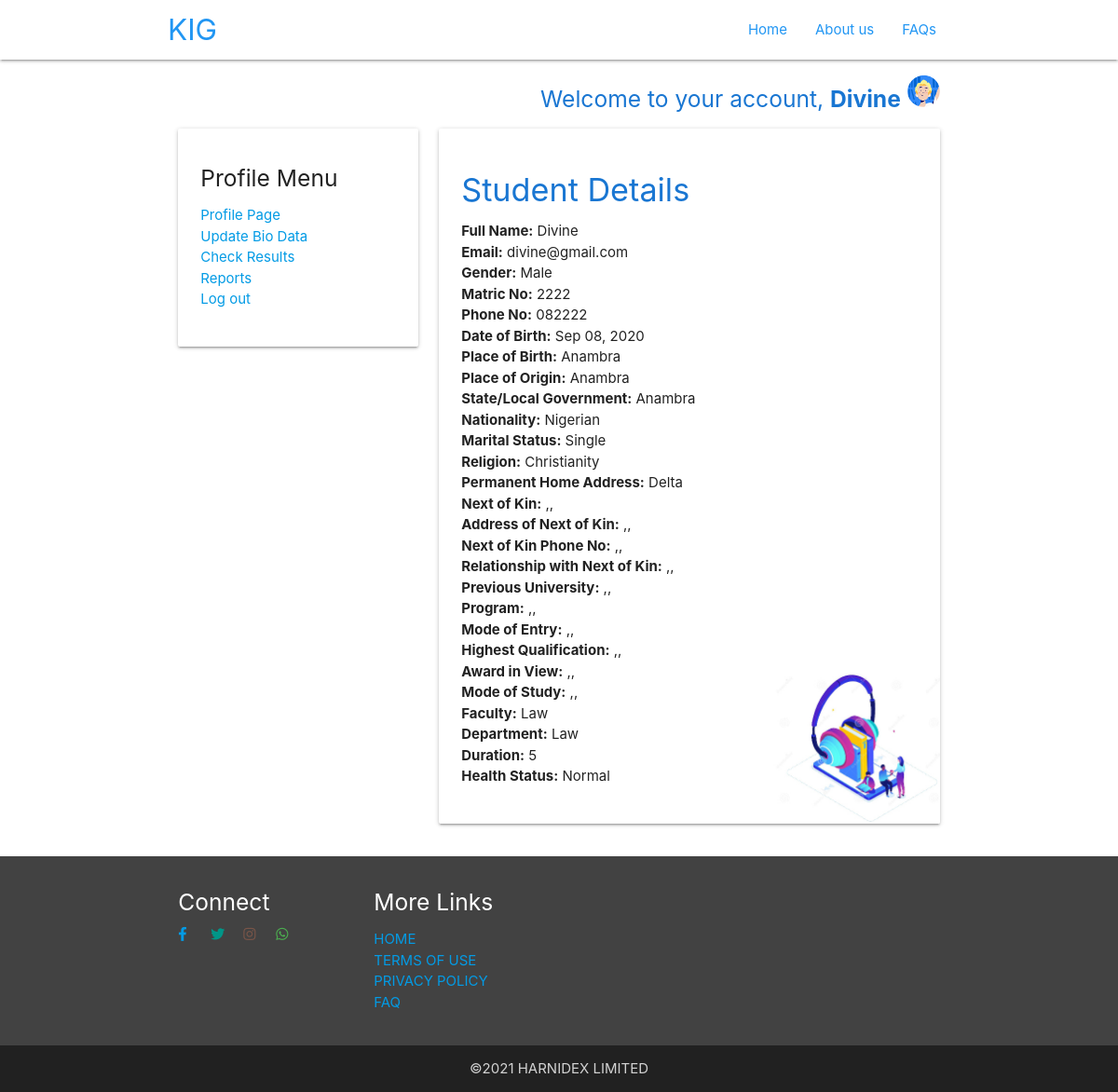
Page /dashboard (signed in) on the earlier database version.
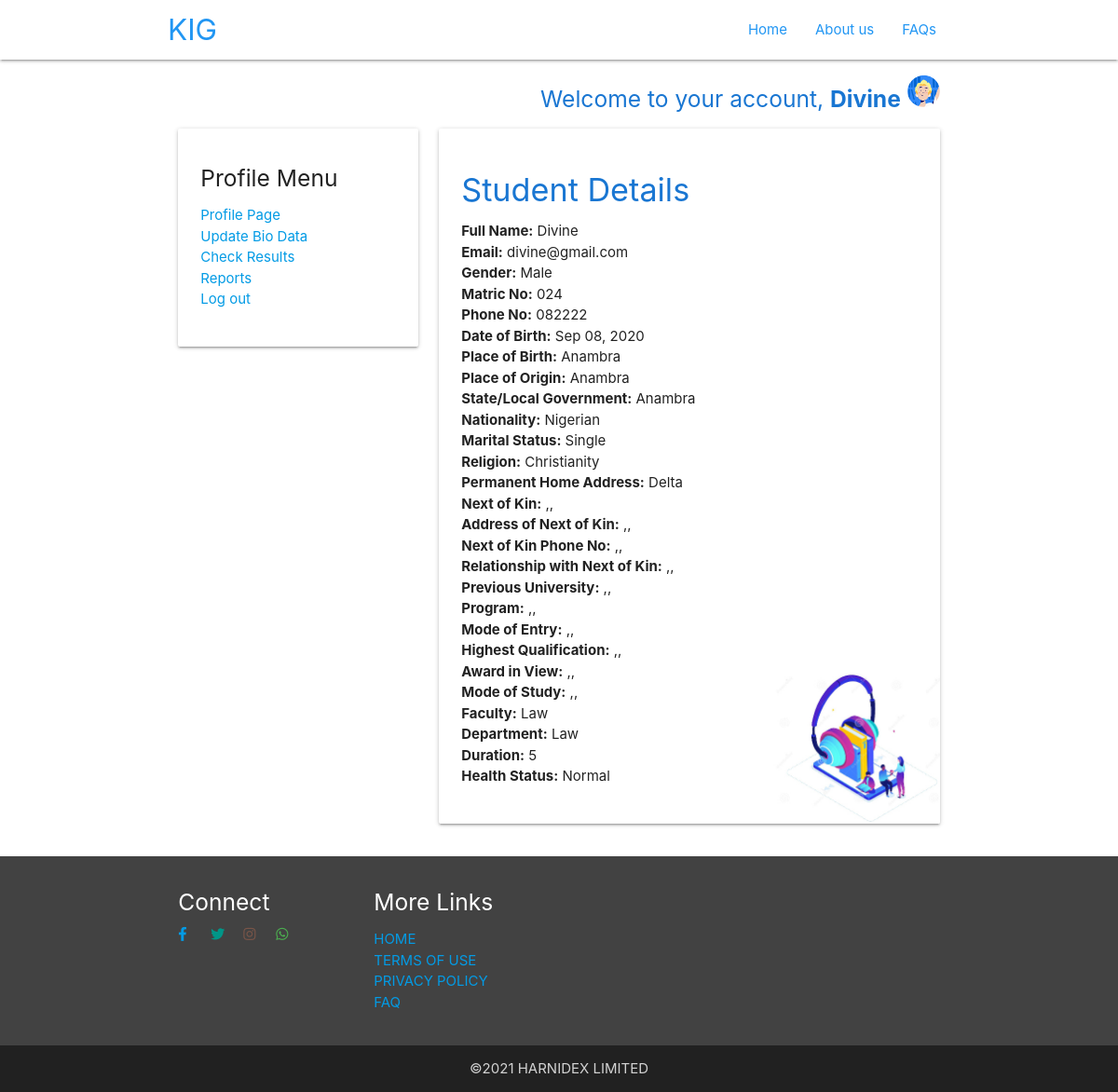
Same page on the later database version.
### app/models.py (models this page shows, shortened)
class User(db.Model):
    id = db.Column(db.Integer, primary_key=True)
    name = db.Column(db.String(50),index=True,unique=True)
    email = db.Column(db.String(120),unique=True)
    phone = db.Column(db.String(50))
    matric = db.Column(db.String(20),unique=True)
    gender = db.Column(db.String(10))
    role = db.Column(db.String(10))
    password_hash = db.Column(db.String(200),index=True,unique=True)
    reqistered = db.Column(db.DateTime(), default= datetime.utcnow())

### app/routes.py (the view)
@app.route('/dashboard')
def dashboard():
    logged_in = True
    if 'name' in session:
        name = session['name']
        password = session['password']
    else:
        name = request.cookies.get('name')
        password = request.cookies.get('password')
        if name is None or password is None:
            logged_in = False
            return redirect(url_for('login'))
    student_obj= User.query.filter(User.role =="Student").all()
    students=[]
    for item in student_obj:
        item_dict = {
        'name': item.name,
        'matric':item.matric,
        'gender':item.gender,
        'registered': item.reqistered,
        'id':item.id
        }
        students.append(item_dict)
    length= len(students)
    user = User.query.filter((User.name==name)&(User.password_hash == password)).first()
    info= Info.query.filter(Info.user_id==user.id).first()
    return render_template('dashboard.html',user=user,students=students,info=info,len=length)

### app/templates/dashboard.html (shortened to what the changed rows need)
<!DOCTYPE html>
<html lang="en">
<head>
    <link rel="stylesheet" href="../static/css/materialize.min.css">
    <link rel="stylesheet" href="../static/fontawesome-5.15/css/all.min.css">
</head>
<body>
    <main class="container">
        <div class="row">
          {% if user.role == "Admin"%}
          <div class="col s12">
            <h5 class="blue-text text-darken-2 right">Welcome to your account, <b>{{user.name}}</b> <img src="../static/img/Illustration3.png" height=35px width=auto></h5>
        </div>
            <div class="col s6 l3 z-depth-1">
                <h4>Profile Menu</h4>
                <ul class="links">
                    <li><a href="/signup">Register student profile</a></li>
                    <li><a href="/logout">Log out</a></li>
                </ul>
            </div>
            <div class="col s12" style="margin-top:160px;">
                <h2 class="blue-text center">
                    <i class="fas fa-user-friends"></i>KIG University student list
                </h2>
                {%if len > 0 %}
                <table class="striped">
                    <thead>
                        <tr>
                            <th>Id</th>
                            <th>Name</th>
                            <th>Matric No.</th>
                            <th>Gender</th>
                            <th>Registered</th>
                            <th>Edit</th>
                            <th>Delete</th>
                        </tr>
                    </thead>
                   <tbody> {% for student in students %} <tr>
                            <td>{{student.id}}</td>
                            <td><a href="/admin/view/{{student.id}}">{{student.name}}</a></td>
                            <td>{{student.matric}}</td>
                            <td>{{student.gender}}</td>
                            <td><i class="fas fa-calendar-day blue-text"></i> {{student.registered}}</td>
                            <td><a href="/student-profile/edit/{{student.id}}"><i class="fa fa-edit green-text"></i></a> </td>
                            <td><a href="#delete{{student.id}}"class="modal-trigger"><i class="fa fa-trash red-text"></i></a> </td>
                        </tr>
                             <div class="modal" id="delete{{student.id}}" style="width:500px">
                                <div class="modal-content">
                                    <h5 class="red-text">Delete Notice!</h5>
                                  <p>Are you sure you want to delete {{student.name}}'s account ?</p>
                                </div>
                                <div class="modal-footer">
                                  <a href="/student-profile/delete/{{student.id}}" class=" btn crimson"> Accept</a>
                                  <a href="#cancel" class="modal-close btn green"> Cancel </a>
                                </div>
                              </div>
                      {% endfor %} </tbody>
                </table>
                {%else%}
                <h2 class="grey-text">NO STUDENT ACCOUNT IN ACTIVE</h2>
                {%endif%}
            </div>
        </div>
     {%else%}
     <div class="col s12">
        <h5 class="blue-text text-darken-2 right">Welcome to your account, <b>{{user.name}}</b> <img src="../static/img/Illustration2.png" height=35px width=auto></h5>
    </div>
            <div class="col  s8 l4">
                <div class="card-panel">
                <h5>Profile Menu</h5>
                <ul class="links">
                    <li><a href="/dashboard">Profile Page</a></li>
                    <li> <a href="/student/register/{{user.id}}">Update Bio Data</a></li>
                    <li> <a href="#" onclick=" M.toast({html: 'COMING SOON!',classes:'black-text transparent'});">Check Results</a></li>
                    <li> <a href="#"  onclick=" M.toast({html: 'COMING SOON!',classes:'black-text transparent'});">Reports</a></li>
                    <li> <a href="/logout">Log out</a></li>
                </ul>
            </div>
            </div>
            <div class="col s12 l8 ">
                <div class="card-panel bg">
                    <h4 class="blue-text text-darken-2">Student Details</h4>
                    <ul>
                        <li><b>Full Name:</b> {{user.name}}</li>
                        <li><b>Email:</b> {{user.email}}</li>
                        <li><b>Gender:</b> {{user.gender}}</li>
                        <li><b>Matric No:</b> {{user.matric}}</li>
                        <li><b>Phone No:</b> {{user.phone}}</li>
                        <li><b>Date of Birth:</b> {{info.DOB}}</li>
                        <li><b>Place of Birth:</b> {{info.POB}}</li>
                        <li><b>Place of Origin:</b> {{info.POO}}</li>
                        <li><b>State/Local Government:</b> {{info.state}}</li>
                        <li><b>Nationality:</b> {{info.nationality}}</li>
                        <li><b>Marital Status:</b> {{info.M_S}}</li>
                        <li><b>Religion:</b> {{info.religion}}</li>
                        <li><b>Permanent Home Address:</b> {{info.address}}</li>
                        <li><b>Next of Kin:</b> {{info.kin}}</li>
                        <li><b>Address of Next of Kin:</b> {{info.kin_address}}</li>
                        <li><b>Next of Kin Phone No:</b> {{info.kin_no}}</li>
                        <li><b>Relationship with Next of Kin:</b> {{info.kin_relationship}}</li>
                        <li><b>Previous University:</b> {{info.previous_uni}}</li>
                        <li><b>Program:</b> {{info.program}}</li>
                        <li><b>Mode of Entry:</b> {{info.mode}}</li>
                        <li><b>Highest Qualification:</b> {{info.qualification}}</li>
                        <li><b>Award in View:</b> {{info.award}}</li>
                        <li><b>Mode of Study:</b> {{info.study}}</li>
                        <li><b>Faculty:</b> {{info.faculty}}</li>
                        <li><b>Department:</b> {{info.department}}</li>
                        <li><b>Duration:</b> {{info.duration}}</li>
                        <li><b>Health Status:</b> {{info.health}}</li>
                    </ul>
                </div>
            </div>
        </div> {%endif%}
    </main>
    </body>
</html>

Differences in the rows shown:
changed User "Divine": matric "2222" → "024"
